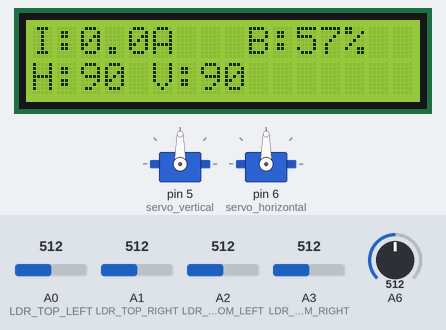
This sketch was run on a simulated Arduino Nano, built with avr-gcc and run on an emulated ATmega328P. On the bench: 16×2 character LCD, 2 × servo. The inputs (shaded band) are chosen by the test bench; at power-on: A0 (LDR_TOP_LEFT) = 512, A1 (LDR_TOP_RIGHT) = 512, A2 (LDR_BOTTOM_LEFT) = 512, A3 (LDR_BOTTOM_RIGHT) = 512, A6 = 512. What the sketch prints to the serial monitor is not drawn.

Above: at 3.2 s.
3.3 s: A0 (LDR_TOP_LEFT) set to 525
4.8 s: A0 (LDR_TOP_LEFT) set to 549
At 7.3 s:
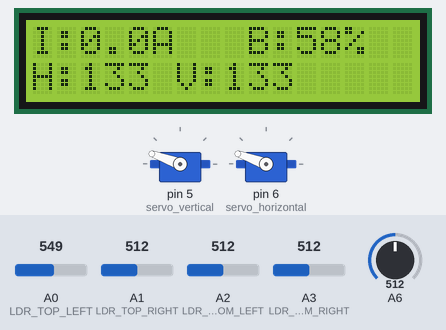
7.5 s: A1 (LDR_TOP_RIGHT) set to 553
At 8.5 s:
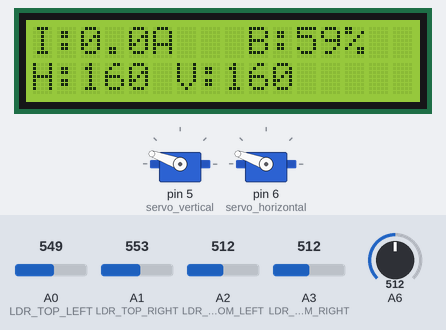
9.6 s: A1 (LDR_TOP_RIGHT) set to 581
At 10.06 s:
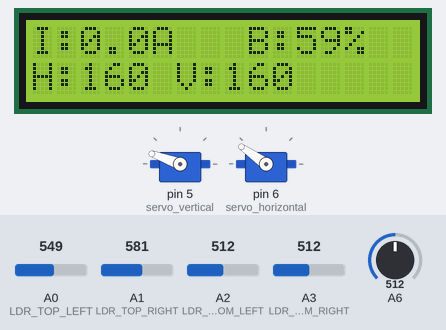
12.0 s: A2 (LDR_BOTTOM_LEFT) set to 541
At 13.3 s:
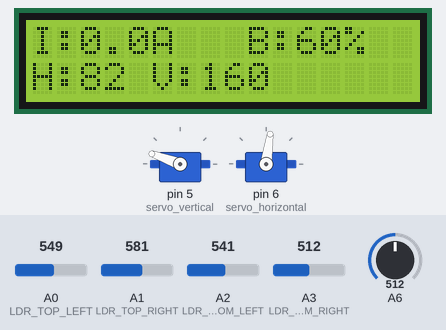
13.6 s: A3 (LDR_BOTTOM_RIGHT) set to 716
At 19.0 s:
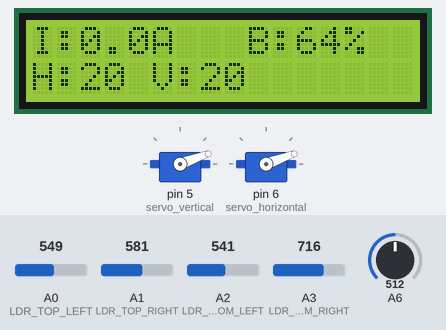
Timing chart, 0 to 19.3 s (numbered marks = the images above; inputs shaded):
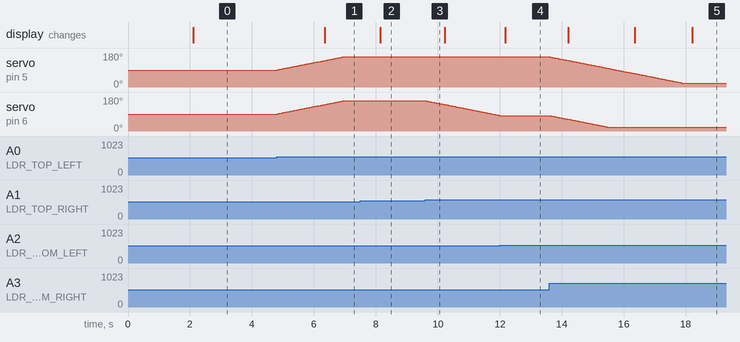

The sketch:

ARDUINO.ino
```cpp
#include <LiquidCrystal_I2C.h>
#include <Servo.h>

// ==================================================
// CONFIGURACIÓN DE SENSORES LDR (Fotodiodos)
// ==================================================
const int LDR_TOP_LEFT = A0;     // LDR superior izquierdo
const int LDR_TOP_RIGHT = A1;    // LDR superior derecho
const int LDR_BOTTOM_LEFT = A2;  // LDR inferior izquierdo
const int LDR_BOTTOM_RIGHT = A3; // LDR inferior derecho

const int LIGHT_THRESHOLD = 10;  // Umbral de diferencia de luz

// ==================================================
// CONFIGURACIÓN DE SERVOMOTORES
// ==================================================
Servo servo_horizontal;  // Servo para movimiento horizontal
Servo servo_vertical;    // Servo para movimiento vertical

int pos_sh = 90; // Posición inicial servo horizontal
int pos_sv = 90; // Posición inicial servo vertical

const int UPPER_LIMIT_POS = 160; // Límite superior de movimiento
const int LOWER_LIMIT_POS = 20;  // Límite inferior de movimiento

// ==================================================
// SENSOR DE CORRIENTE ACS712
// ==================================================
const int CURRENT_SENSOR = A6;   // Pin analógico del sensor
const float SENSIBILITY = 0.185; // Sensibilidad del ACS712 (185 mV/A)
const int CURRENT_SAMPLES = 10;  // Número de muestras para promedio

// ==================================================
// PANTALLA LCD I2C
// ==================================================
LiquidCrystal_I2C lcd(0x27, 16, 2); // Dirección I2C y dimensiones

unsigned long lastTime = 0;     // Última actualización
unsigned long threshold = 2000; // Intervalo de actualización (ms)

// ==================================================
// SETUP
// ==================================================
void setup() {
  Serial.begin(115200);

  // Inicializar LCD
  lcd.init();
  lcd.backlight();

  // Inicializar servos
  servo_vertical.attach(5);
  servo_horizontal.attach(6);
  servo_vertical.write(90);
  servo_horizontal.write(90);

  // Mensaje inicial
  lcd.setCursor(0,0);
  lcd.print("SolarTrack IoT");
  delay(2000);
  lcd.clear();
}

// ==================================================
// LOOP PRINCIPAL
// ==================================================
void loop() {
  // Lectura de los 4 LDRs
  int ldr_tl_value = analogRead(LDR_TOP_LEFT);
  int ldr_tr_value = analogRead(LDR_TOP_RIGHT);
  int ldr_bl_value = analogRead(LDR_BOTTOM_LEFT);
  int ldr_br_value = analogRead(LDR_BOTTOM_RIGHT);

  // Promedios para calcular dirección de luz
  int average_top    = (ldr_tl_value + ldr_tr_value) / 2;
  int average_bottom = (ldr_bl_value + ldr_br_value) / 2;
  int average_left   = (ldr_tl_value + ldr_bl_value) / 2;
  int average_right  = (ldr_tr_value + ldr_br_value) / 2;

  // Ajustar posición del panel solar
  moveSolarTracker(average_top, average_bottom, average_left, average_right);

  // Actualización periódica de datos
  if((millis() - lastTime) > threshold){
    lastTime = millis();

    // Medición de corriente
    float current_measured = medirCorriente(CURRENT_SENSOR, SENSIBILITY, CURRENT_SAMPLES);

    // Intensidad solar promedio
    int solar_intensity = (ldr_tl_value + ldr_tr_value + ldr_bl_value + ldr_br_value) / 4;

    // Cálculo de eficiencia y batería
    int efficiency = map(solar_intensity, 0, 1023, 40, 99);
    int battery    = map(solar_intensity, 0, 1023, 15, 100);

    // Mostrar en LCD
    lcd.clear();
    lcd.setCursor(0,0);
    lcd.print("I:");
    lcd.print(current_measured,1);
    lcd.print("A");

    lcd.setCursor(9,0);
    lcd.print("B:");
    lcd.print(battery);
    lcd.print("%");

    lcd.setCursor(0,1);
    lcd.print("H:");
    lcd.print(pos_sh);
    lcd.print(" V:");
    lcd.print(pos_sv);

    // Enviar datos en formato JSON por Serial
    String payload = "{";
    payload += "\"solar\":" + String(solar_intensity) + ",";
    payload += "\"current\":" + String(current_measured,2) + ",";
    payload += "\"battery\":" + String(battery) + ",";
    payload += "\"servoH\":" + String(pos_sh) + ",";
    payload += "\"servoV\":" + String(pos_sv) + ",";
    payload += "\"efficiency\":" + String(efficiency);
    payload += "}";
    Serial.println(payload);
  }

  delay(30); // Pequeña pausa para estabilidad
}

// ==================================================
// FUNCIÓN: Movimiento del seguidor solar
// ==================================================
void moveSolarTracker(int average_top, int average_bottom, int average_left, int average_right){
  // Movimiento vertical
  if((average_top - average_bottom) > LIGHT_THRESHOLD && pos_sv < UPPER_LIMIT_POS){
    pos_sv++;
    servo_vertical.write(pos_sv);
  }
  else if((average_bottom - average_top) > LIGHT_THRESHOLD && pos_sv > LOWER_LIMIT_POS){
    pos_sv--;
    servo_vertical.write(pos_sv);
  }

  // Movimiento horizontal
  if((average_left - average_right) > LIGHT_THRESHOLD && pos_sh < UPPER_LIMIT_POS){
    pos_sh++;
    servo_horizontal.write(pos_sh);
  }
  else if((average_right - average_left) > LIGHT_THRESHOLD && pos_sh > LOWER_LIMIT_POS){
    pos_sh--;
    servo_horizontal.write(pos_sh);
  }
}

// ==================================================
// FUNCIÓN: Medición de corriente con ACS712
// ==================================================
float medirCorriente(int current_sensor, float sensibility, int samples){
  float sensor_read = 0;

  // Promediar lecturas
  for(int i=0; i<samples; i++){
    sensor_read += analogRead(current_sensor);
  }
  sensor_read = sensor_read / samples;

  // Convertir a voltaje
  sensor_read = sensor_read * (5.0 / 1023.0);

  // Calcular corriente (desplazamiento respecto a 2.5V)
  float current_measured = (sensor_read - 2.5) / sensibility;

  return current_measured;
}
```

Measured:
- the behaviour switches between 533 and 534 on A0 (LDR_TOP_LEFT) (found by bisection; images 0 and 1)
- the behaviour switches between 569 and 570 on A1 (LDR_TOP_RIGHT) (found by bisection; images 2 and 3)
- the behaviour switches between 522 and 523 on A2 (LDR_BOTTOM_LEFT) (found by bisection; images 3 and 4)
- after the input at 3.3 s, every drawn part: stays the same
- after the input at 4.8 s, servo on pin 5 (servo_vertical), servo on pin 6 (servo_horizontal): moves from 90° to 160° over 2.1 s, starting at once; the display: changes after 1.5 s (image 1)
- after the input at 7.5 s, the display: changes after 0.65 s (image 2)
- after the input at 9.6 s, servo on pin 6 (servo_horizontal): moves from 160° to 82° over 2.4 s, starting at once
- after the input at 12.0 s, servo on pin 6 (servo_horizontal): stays 82° (without the input it goes to 81° after 0.02 s); the display: changes after 0.17 s (image 4)
- after the input at 13.6 s, servo on pin 5 (servo_vertical): moves from 160° to 20° over 4.3 s, starting at once; servo on pin 6 (servo_horizontal): moves from 82° to 20° over 1.9 s, starting at once; the display: first changes after 0.61 s (image 5 shows a later state)
